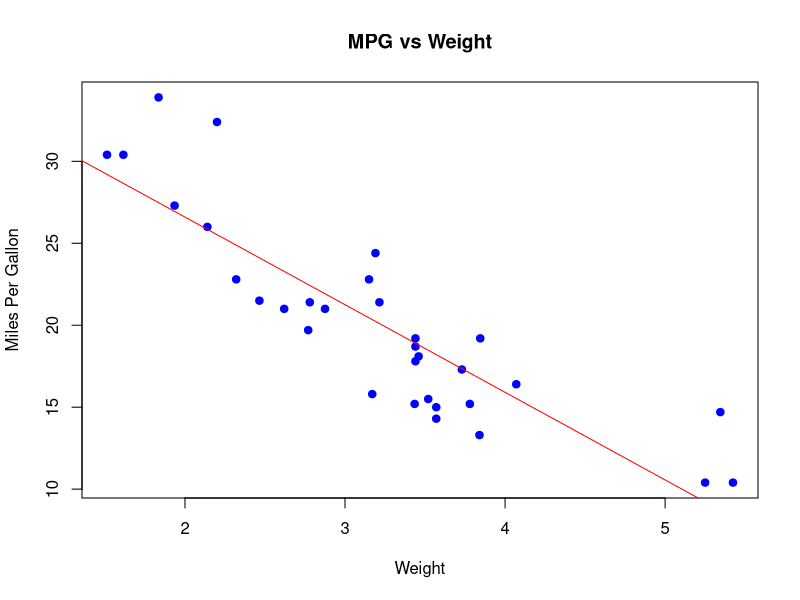

Here is the R script that generated this plot:

# regression_analysis.R

# Load built-in dataset 'mtcars'
data(mtcars)

# Linear regression model: mpg ~ wt
model <- lm(mpg ~ wt, data = mtcars)

# Summary of the model
summary(model)

# Plotting
png("regression_plot.png")
plot(mtcars$wt, mtcars$mpg, main = "MPG vs Weight",
     xlab = "Weight", ylab = "Miles Per Gallon", pch = 19, col = "blue")
abline(model, col = "red")
dev.off()
